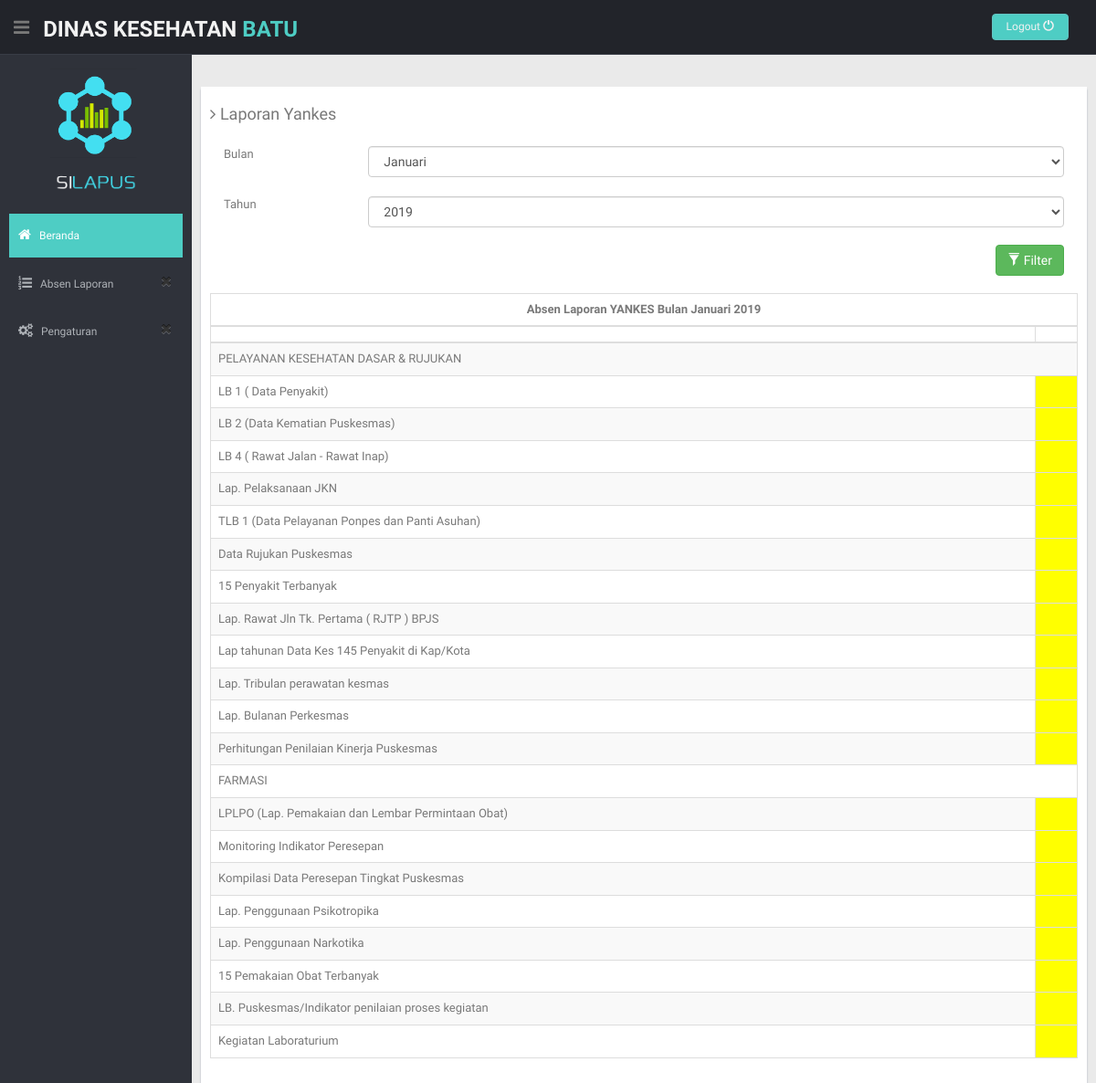
Page /index.php/user/laporanYankesUser on the committed database.
### tables this page shows
CREATE TABLE `formatkategori` (
  `idKategori` int(11) NOT NULL,
  `namaKategori` varchar(225) NOT NULL,
  `jenisLaporan` enum('KESGA','P2PL','YANKES','') NOT NULL
);

CREATE TABLE `detaillaporan` (
  `idDetailLaporan` int(11) NOT NULL,
  `idLaporan` int(50) NOT NULL,
  `namaField` varchar(225) NOT NULL,
  `namaKategori` varchar(200) NOT NULL,
  `Batu` varchar(100) DEFAULT NULL,
  `Junrejo` varchar(100) DEFAULT NULL,
  `Beji` varchar(100) DEFAULT NULL,
  `Sisir` varchar(100) DEFAULT NULL,
  `Bumiaji` varchar(100) DEFAULT NULL,
  `terima` text NOT NULL,
  `susulan` text NOT NULL,
  `Kepanjen` varchar(100) DEFAULT NULL
);

### application/controllers/User.php (called while the page is built, shortened)
<?php
class User extends CI_Controller {
	public function __construct()
	{
		$this->load->model('UserModel');
		$this->load->model('KesgaModel');
		$this->load->model('P2plModel');
		$this->load->model('YankesModel');
	}
	public function laporanYankesUser()
	{
		$this->load->helper('url');
		$this->load->helper('form');
		$query = $this->db->query("select tahun,bulan from laporan where jenisLaporan= 'YANKES' order by kodeLaporan DESC LIMIT 1");
  foreach ($query->result() as $key) {
        $data['bulan']= $key->bulan;
        $data['tahun']= $key->tahun;
      }
		$data['kategori']= $this->YankesModel->getKategoriYankes();
		$data['laporan']= $this->YankesModel->getLastLaporan();
		$this->load->view('headeruser');
		$this->load->view('laporanYankesUser',$data);
	}
}

### index.php (called while the page is built, shortened)
<?php
require_once BASEPATH.'core/CodeIgniter.php';

### application/models/YankesModel.php (called while the page is built, shortened)
<?php
class YankesModel extends CI_Model {
    public function getKategoriYankes()
    {
        $this->db->where('jenisLaporan', "YANKES");
        $query = $this->db->get('formatkategori');
        if($query->num_rows()>0){
            return $query->result();
        }
    }
    public function getLastLaporan(){
        $this->db->select('*');
        $this->db->distinct();
        $this->db->from('detaillaporan');
        $this->db->join('laporan', 'laporan.kodeLaporan = detaillaporan.idLaporan');
        $this->db->where('detaillaporan.idLaporan', '(SELECT kodeLaporan from laporan WHERE jenisLaporan="YANKES" ORDER by kodeLaporan DESC LIMIT 1)',false);
         $query = $this->db->get();
            return $query->result();
    }
}

### application/views/laporanYankesUser.php (the view, shortened to what this page needs)
    <section id="main-content">
          <div class="col-lg-12">
      <section class="wrapper">
        <div class="row">
          <div class="row mt">
            <div class="form-panel">
              <h4 class="mb"><i class="fa fa-angle-right"></i> Laporan Yankes <?php echo  $this->session->userdata('logged_in')['namaPuskes'];?></h4>
             <?php echo form_open('User/filterYankes'); ?>
                <div class="form-group">
                  <label class="col-sm-2 col-sm-2 control-label">Bulan</label>
                  <div class="col-sm-10">
                     <select class="form-control" name="bulan" id="bulan">
                  <?php
                  $daftarBulan = array("Januari","Februari","Maret","April","Mei","Juni","Juli","Agustus","September","Oktober", "Desember");
                  foreach ($daftarBulan as $key) {
                  if($key== $bulan){?>
                    <option value="<?php echo $key?>" selected=""><?php echo $key?></option>
                 <?php }
                  else{?>
                     <option value="<?php echo $key?>" ><?php echo $key?></option>
                  <?php }}?>
                </select>
                  </div>
                </div>
                <div class="form-group"><br><br><br>
                  <label class="col-sm-2 col-sm-2 control-label">Tahun</label>
                  <div class="col-sm-10">
                   <select class="form-control" name="tahun" id="tahun">
                  <?php for($i=2015 ; $i<=2023;$i++){
                    if($i==$tahun){?>
                  <option value="<?php echo $i?>" selected=""><?php echo $i?></option>
            <?php   } else{?>
            <option value="<?php echo $i?>" ><?php echo $i?></option>
                  <?php   }} ?>
                </select><br>
                  </div>
                </div>
                <div class="form-group">
                <div class="col-sm-12" align="right">
               <button type="submit" id="btn-filter" class="btn btn-success" ><span class="glyphicon glyphicon-filter" ></span>  Filter</button>
                <?php echo form_close();?>
                           <br><br>
                  </div>
                </div>
                <table id="table" class="table table-striped table-bordered" cellspacing="0" width="100%">
            <thead>
            <tr>
              <th colspan="8" ><center>Absen Laporan YANKES Bulan <?php echo $bulan." "; echo $tahun?> </center> </th>
            </tr>
                <tr>
                    <th></th>
                    <th><?php echo $this->session->userdata('logged_in')['namaPuskes'];?></th>
                </tr>
            </thead>
            <tbody>
            <?php
            $nama = $this->session->userdata('logged_in')['namaPuskes'];
             foreach($kategori as $key){?>
              <tr>
                  <td colspan="6"><?php echo $key->namaKategori?></td>
              </tr>
              <?php foreach ($laporan as $data) {
                if($key->namaKategori==$data->namaKategori){?>
              <tr>
                <td><?php echo $data->namaField?></td>
              <?php if($data-> $nama== "SUDAH") {?>
                <td><input type="checkbox" name="feeling" value="good" checked="" disabled readonly=""></td>
              <?php }else{?>
              <td style="background: yellow"></td>
              <?php } ?>
              </tr>
              <?php }}} ?>
            </tbody>
        </table>
            </div>
          </div>
      </section>
</body>
</html>

### assets/css/style.css (style rules this page uses)
body { color: #797979; background: #eaeaea; font-family: 'Ruda', sans-serif; padding: 0px !important; margin: 0px !important; font-size:13px; }
.mt { margin-top: 25px; }
.mb { margin-bottom: 25px; }
#main-content { margin-left: 210px; }
.wrapper { display: inline-block; margin-top: 60px; padding-left: 15px; padding-right: 15px; padding-bottom: 15px; padding-top: 0px; width: 100%; }
.form-panel { background: #ffffff; margin: 10px; padding: 10px; padding-bottom: 50px; box-shadow: 0px 3px 2px #aab2bd; text-align: left; }
label { font-weight: 400; }

### rows in the picture
formatkategori: namaKategori "PELAYANAN KESEHATAN DASAR & RUJUKAN"
detaillaporan: namaField "LB 1 ( Data Penyakit)"
detaillaporan: namaField "LB 2 (Data Kematian Puskesmas)"
detaillaporan: namaField "LB 4 ( Rawat Jalan - Rawat Inap)"
detaillaporan: namaField "Lap. Pelaksanaan JKN"
detaillaporan: namaField "TLB 1 (Data Pelayanan Ponpes dan Panti Asuhan)"
detaillaporan: namaField "Data Rujukan Puskesmas"
detaillaporan: namaField "15 Penyakit Terbanyak"
detaillaporan: namaField "Lap. Rawat Jln Tk. Pertama ( RJTP ) BPJS"
detaillaporan: namaField "Lap tahunan Data Kes 145 Penyakit di Kap/Kota"
detaillaporan: namaField "Lap. Tribulan perawatan kesmas"
detaillaporan: namaField "Lap. Bulanan Perkesmas"
detaillaporan: namaField "Perhitungan Penilaian Kinerja Puskesmas"
formatkategori: namaKategori "FARMASI"
detaillaporan: namaField "LPLPO (Lap. Pemakaian dan Lembar Permintaan Obat)"
detaillaporan: namaField "Monitoring Indikator Peresepan"
detaillaporan: namaField "Kompilasi Data Peresepan Tingkat Puskesmas"
detaillaporan: namaField "Lap. Penggunaan Psikotropika"
detaillaporan: namaField "Lap. Penggunaan Narkotika"
detaillaporan: namaField "15 Pemakaian Obat Terbanyak"
detaillaporan: namaField "LB. Puskesmas/Indikator penilaian proses kegiatan"
detaillaporan: namaField "Kegiatan Laboraturium"

### other values in the picture
$bulan "Januari"
$tahun "2019"
form field bulan "Januari"
form field tahun "2019"
